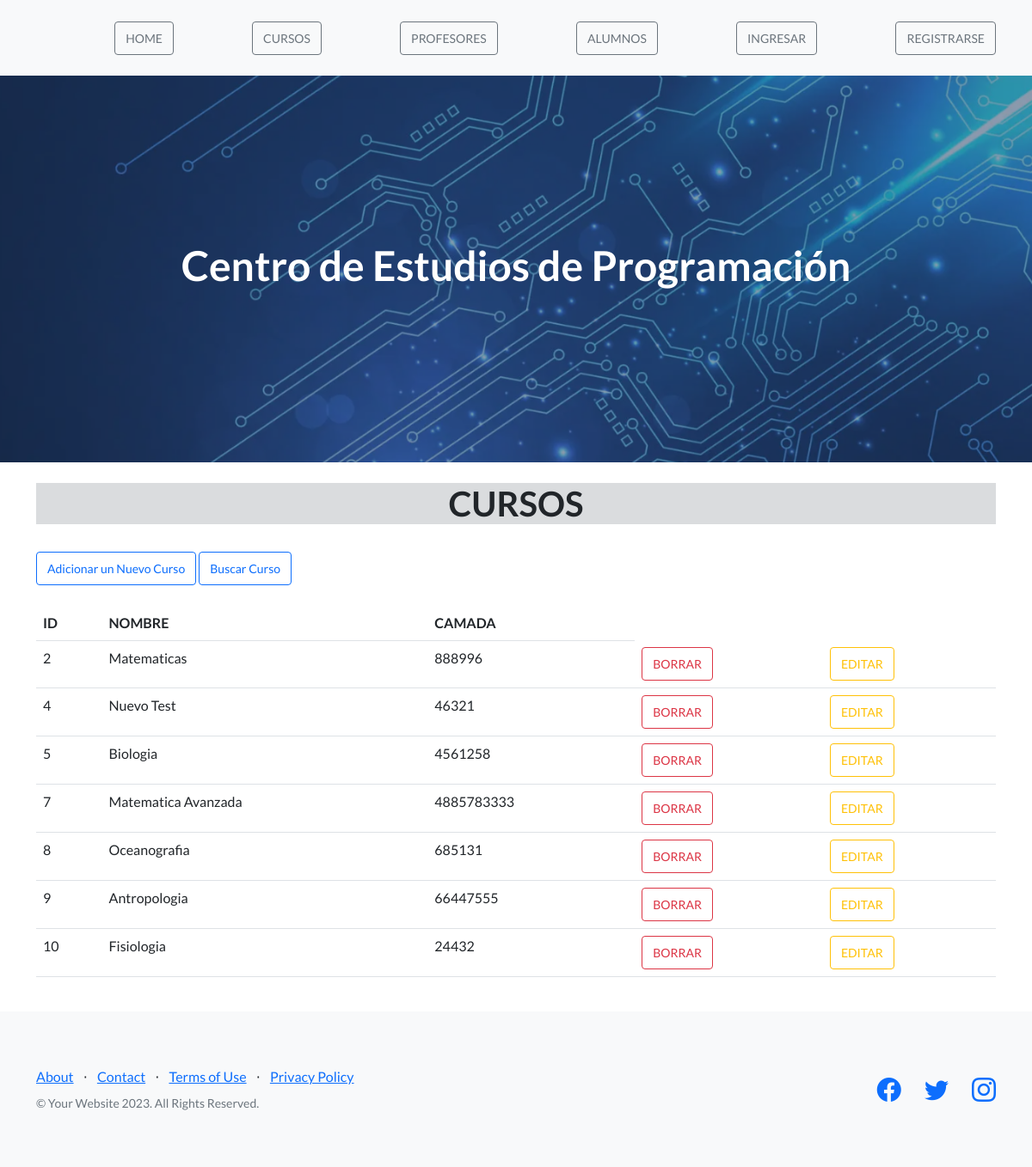
Screenshot of /AppCoder/cursos_ver with the database file from the repository.
### AppCoder/models.py (models this page shows, shortened)
class Curso(models.Model):
    nombre = models.CharField(max_length=40)
    camada = models.IntegerField()

### AppCoder/views.py (the view)
# urls.py: path("cursos_ver", views.cursos_ver , name="cursos"),
def cursos_ver(request):
    cursos = Curso.objects.all()
    dicc = {"cursos": cursos}
    plantilla = loader.get_template("cursos.html")
    documento = plantilla.render(dicc)
    return HttpResponse(documento)

### AppCoder/template/cursos.html
{% extends 'padre.html' %}
{% load static %}
{% block contenido %}
    <main class="container">
        <br>
        <h1 class="text-center bg-secondary bg-opacity-25"> CURSOS </h1>
        <br>
        <a href="curso_alta" class="btn btn-outline-primary btn-sm">Adicionar un Nuevo Curso</a>
        <a href="curso_buscar" class="btn btn-outline-primary btn-sm">Buscar Curso</a>
        <br>
        <br>
        <table class="table">
            <thead>
                <tr>
                    <th>ID</th>
                    <th>NOMBRE</th>
                    <th>CAMADA</th>
                </tr>
            </thead>
            <tbody>
                {% for n in cursos %}
                <tr>
                    <td>{{n.id}}</td>
                    <td>{{n.nombre}}</td>
                    <td>{{n.camada}}</td>
                    <td><a href="{% url 'curso_elimina' n.id %}" class="btn btn-outline-danger btn-sm">BORRAR</a></td>
                    <td><a href="{% url 'curso_editar'  n.id %}" class="btn btn-outline-warning btn-sm">EDITAR</a></td>
                </tr>
                {% endfor %}
            </tbody>
        </table>
        <br>
    </main>
{% endblock %}

### AppCoder/template/padre.html (shortened to what this page needs)
<!DOCTYPE html>
<html lang="en">
    <head>
        {% load static %}
        <link href="https://cdn.jsdelivr.net/npm/bootstrap-icons@1.5.0/font/bootstrap-icons.css" rel="stylesheet" type="text/css" />
        <link href="{% static 'AppCoder/css/styles.css' %}" rel="stylesheet" />
    </head>
    <body>
        <nav class="navbar navbar-light bg-light static-top">
            <div class="container">
                <br>
                <br>
                <br>
                <a class="btn btn-outline-secondary btn-sm" href="{% url 'home' %}">HOME</a>
                <a class="btn btn-outline-secondary btn-sm" href="{% url 'cursos' %}">CURSOS</a>
                <a class="btn btn-outline-secondary btn-sm" href="{% url 'profesores' %}">PROFESORES</a>
                <a class="btn btn-outline-secondary btn-sm" href="{% url 'alumnos' %}">ALUMNOS</a>
                <a class="btn btn-outline-secondary btn-sm" href="{% url 'Login' %}">INGRESAR</a>
                <a class="btn btn-outline-secondary btn-sm" href="{% url 'Register' %}">REGISTRARSE</a>
            </div>
        </nav>
        <header class="masthead">
            <div class="container position-relative">
                <h1 class="text-center" style="color:white">Centro de Estudios de Programación</h1>
            </div>
        </header>
        {% block contenido %}
        {% endblock %}
        <footer class="footer bg-light">
            <div class="container">
                <div class="row">
                    <div class="col-lg-6 h-100 text-center text-lg-start my-auto">
                        <ul class="list-inline mb-2">
                            <li class="list-inline-item"><a href="#!">About</a></li>
                            <li class="list-inline-item">⋅</li>
                            <li class="list-inline-item"><a href="#!">Contact</a></li>
                            <li class="list-inline-item">⋅</li>
                            <li class="list-inline-item"><a href="#!">Terms of Use</a></li>
                            <li class="list-inline-item">⋅</li>
                            <li class="list-inline-item"><a href="#!">Privacy Policy</a></li>
                        </ul>
                        <p class="text-muted small mb-4 mb-lg-0">&copy; Your Website 2023. All Rights Reserved.</p>
                    </div>
                    <div class="col-lg-6 h-100 text-center text-lg-end my-auto">
                        <ul class="list-inline mb-0">
                            <li class="list-inline-item me-4">
                                <a href="#!"><i class="bi-facebook fs-3"></i></a>
                            </li>
                            <li class="list-inline-item me-4">
                                <a href="#!"><i class="bi-twitter fs-3"></i></a>
                            </li>
                            <li class="list-inline-item">
                                <a href="#!"><i class="bi-instagram fs-3"></i></a>
                            </li>
                        </ul>
                    </div>
                </div>
            </div>
        </footer>
    </body>
</html>

### rows the page displays
Curso: id "2", nombre "Matematicas", camada "888996"
Curso: id "4", nombre "Nuevo Test", camada "46321"
Curso: id "5", nombre "Biologia", camada "4561258"
Curso: id "7", nombre "Matematica Avanzada", camada "4885783333"
Curso: id "8", nombre "Oceanografia", camada "685131"
Curso: id "9", nombre "Antropologia", camada "66447555"
Curso: id "10", nombre "Fisiologia", camada "24432"
